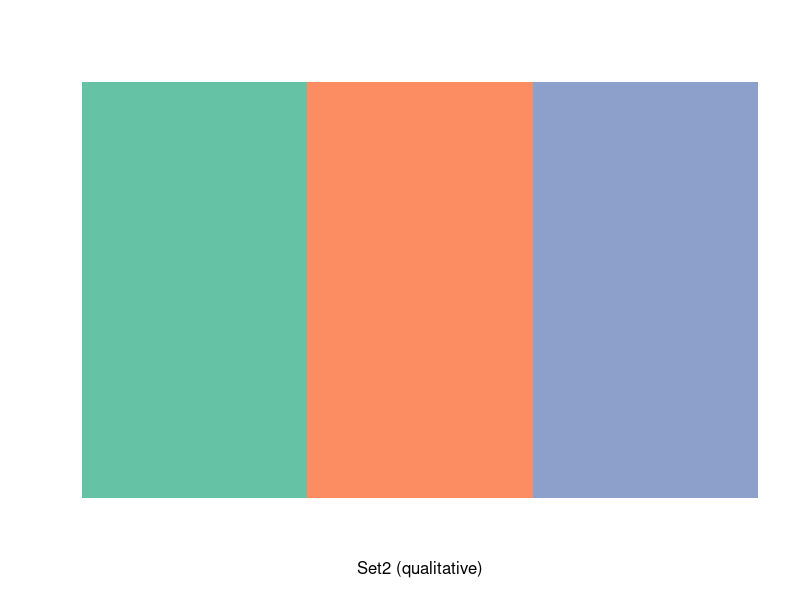
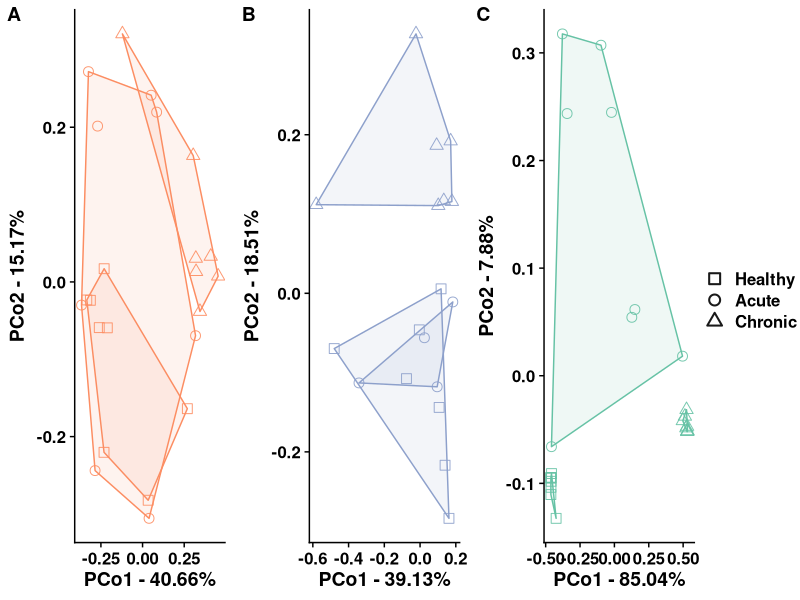
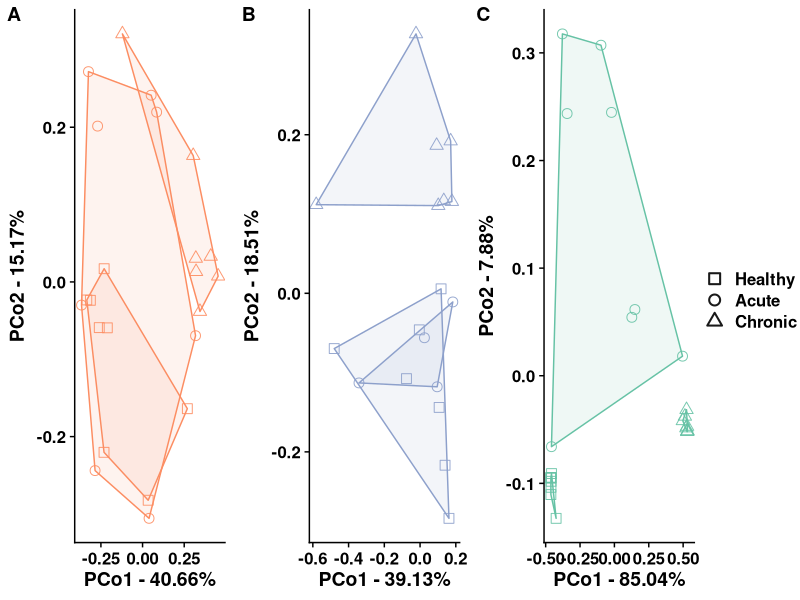

The R source for these figures, in order:
library(tidyverse)
library(RColorBrewer)
library(cowplot)
library(ggplot2)
library(dplyr)
library(plyr)
library(vegan) #2.5-7
library(ape)

set.seed(1851)
permutations = 9999

## get metadata
metadata <- read_delim("data/metadata.txt")

## get feature table and assign taxonomy as rownames
orig.table <- read_delim("data/feature_table.1488.txt") %>% 
  as.data.frame(row.names = featureid)
rownames(orig.table) <- orig.table$featureid

## Filter down metadata to points of interest
metadata.filtered <- metadata %>% 
  filter(Time_Point == 0 |
           Time_Point == 6 |
           Time_Point == 36)

# Runs BC PCoA Analysis for plotting
run_pcoa <- function(sample_type) {
  metadata.filtered <- metadata.filtered %>% filter(Sample == sample_type)

  ## Filter feature table to only samples in metadata.filtered
  ## duplicate rownames and featureid in col 1, but select will solve that
  table <- orig.table %>% 
    select(metadata.filtered$sampleid)
  # Drop 0 rows
  table <- table[rowSums(table[])>0,]
  # Transpose table
  table <- table %>% t()

  ## PCoA plots for all sample types
  #quarter root transformation of table
  table.transformed <- table^1/4

  # Calculate jaccard & bray-curtis distances
  bc_dist <- vegdist(table.transformed, method= "bray")
  
  # Calculate PCoA with BC distances
  bc_pcoa <- pcoa(bc_dist, correction = "cailliez") %>%
    mutate(percent_var = (.$values$Eigenvalues/.$trace)*100)

  ## Pull PCo1/PCo2 vectors for plotting
  # Rename values
  bc_pcoa_vectors <- bc_pcoa$vectors %>% as_tibble(rownames = "sampleid") %>%
    select(sampleid, Axis.1,Axis.2)
  colnames(bc_pcoa_vectors) <- c("sampleid", "bc_PCo1", "bc_PCo2")

  ## Pull variance represented for axis lables
  bc_variance_rep <- round(bc_pcoa$percent_var[1:2],2)

  #Join with metadata for plotting
  pcoa.vectors.metadata <- inner_join(metadata.filtered, bc_pcoa_vectors, by = "sampleid")

  ## Generate hulls
  hull <- as.data.frame(pcoa.vectors.metadata) %>%
    group_by(as.factor(Time_Point)) %>%
    slice(chull(bc_PCo1, bc_PCo2))

  output <- list(pcoa.vectors.metadata, hull, bc_variance_rep, bc_dist, metadata.filtered)

}
 
# Create pcoa plots for each sample location
bal.pcoa <- run_pcoa("BAL")
fecal.pcoa <- run_pcoa("Fecal")
op.pcoa <- run_pcoa("OP")

# Colors for plotting    
# bal
# brewer.pal(3,"Set2")[1]
# feces
# brewer.pal(3,"Set2")[2]
# op
# brewer.pal(3,"Set2")[3]

## Colors used in following PCoA plot
display.brewer.pal(3, "Set2")
bal.pcoa

# Plot BC pcoa results
plot_pcoa <- function(pcoa_object, color) {
  # plot bc pcoa for all samples
  ## Take vectors for each sample
  pcoa_object[[1]] %>% 
  ggplot(aes(x = bc_PCo1, y = bc_PCo2,
             color = as.factor(Time_Point))) +
  
  # Plots hulls for samples grouped by time
  geom_polygon(data = pcoa_object[[2]],
               aes(fill = as.factor(Time_Point),
                   color = as.factor(Time_Point)),
               alpha = 0.1,
               show.legend = FALSE) +
  
  # Plot points for each sample above convex hull
  geom_point(aes(shape = as.factor(Time_Point)),alpha = 0.9,
             size = 3) +
    
  # Add labels from pcoa calculation
  labs(x = paste("PCo1 - ",pcoa_object[[3]][1], "%", sep = ""),
       y = paste("PCo2 - ",pcoa_object[[3]][2], "%", sep = "")) +
  
  # Changes point shapes to open symbols
  scale_shape_manual(values = c(0,1,2),
                     labels = c("Healthy",
                                "Acute",
                                "Chronic"))+
  # Change color to match fig 1
   scale_color_manual(values=c(rep(brewer.pal(3, "Set2")[color],3)),
                      labels = c("Healthy",
                                 "Acute",
                                 "Chronic")) +
   scale_fill_manual(values=c(rep(brewer.pal(3, "Set2")[color],3))) +
   
  theme_cowplot() +
  
  theme(legend.title = element_blank(),
        axis.title = element_text(face = "bold"),
        axis.text = element_text (face = "bold"),
        legend.text = element_text(face = "bold"))+
   guides(alpha = "none",
          shape = guide_legend(override.aes = list(size = 4.5,
                                                   shape = c(15,16,17))))
 
}

## Plot pcoa results
bal.plot <- plot_pcoa(bal.pcoa, 1)
fecal.plot <- plot_pcoa(fecal.pcoa, 2)
op.plot <- plot_pcoa(op.pcoa, 3)

# Get legend from one of the plots
leg <- get_legend(bal.plot + guides(shape = guide_legend(override.aes = list(color = "black",
                                                                             stroke = 1.05)) ))
## Plot pcoas together without legends.
pcoa.plots <- plot_grid(fecal.plot + theme(legend.position = "none"),
          op.plot + theme(legend.position = "none"),
          bal.plot + theme(legend.position = "none"),
          nrow = 1,
          labels = "AUTO")
## Plot pcoa plots and legend
plot_grid(pcoa.plots, 
          leg, 
          rel_widths = c(0.88, 0.12))

# Save plot
ggsave("plots/bc_pcoa_split.png",
       dpi = 600,
       bg = "white",
       width = 10,
       height = 4,
       units = c("in"))



### PERMANOVA

bal.permanova <- adonis(bal.pcoa[4][[1]] ~ Time_Point, data = bal.pcoa[5][[1]], 
       permutations = permutations)
bal.permanova
# 
# Call:
#   adonis(formula = bal.pcoa[4][[1]] ~ Time_Point, data = bal.pcoa[5][[1]],      permutations = permutations) 
# 
# Permutation: free
# Number of permutations: 9999
# 
# Terms added sequentially (first to last)
# 
#                 Df  SumsOfSqs MeanSqs F.Model      R2 Pr(>F)    
#   Time_Point    1      3.6471  3.6471  45.039 0.67183  1e-04 ***
#    Residuals    22     1.7815  0.0810         0.32817           
#     Total      23      5.4285                 1.00000           
# ---
#   Signif. codes:  0 ‘***’ 0.001 ‘**’ 0.01 ‘*’ 0.05 ‘.’ 0.1 ‘ ’ 1


OP.permanova <- adonis(op.pcoa[4][[1]] ~ Time_Point, data = op.pcoa[5][[1]], 
                        permutations = permutations)
OP.permanova
# Call:
#   adonis(formula = op.pcoa[4][[1]] ~ Time_Point, data = op.pcoa[5][[1]],      permutations = permutations) 
# 
# Permutation: free
# Number of permutations: 9999
# 
# Terms added sequentially (first to last)
# 
#               Df SumsOfSqs MeanSqs F.Model    R2 Pr(>F)  
#   Time_Point  1   0.35788 0.35788  2.9348 0.155 0.0106 *
#   Residuals  16   1.95108 0.12194         0.845         
#   Total      17   2.30895                 1.000         
# ---
#   Signif. codes:  0 ‘***’ 0.001 ‘**’ 0.01 ‘*’ 0.05 ‘.’ 0.1 ‘ ’ 1


feces.permanova <- adonis(fecal.pcoa[4][[1]] ~ Time_Point, data = fecal.pcoa[5][[1]], 
                        permutations = permutations)
feces.permanova
# Call:
#   adonis(formula = fecal.pcoa[4][[1]] ~ Time_Point, data = fecal.pcoa[5][[1]],      permutations = permutations) 
# 
# Permutation: free
# Number of permutations: 9999
# 
# Terms added sequentially (first to last)
# 
#               Df SumsOfSqs MeanSqs F.Model      R2 Pr(>F)    
#   Time_Point  1    0.9760 0.97603  5.8838 0.21886  3e-04 ***
#   Residuals  21    3.4836 0.16589         0.78114           
#   Total      22    4.4596                 1.00000           
# ---
#   Signif. codes:  0 ‘***’ 0.001 ‘**’ 0.01 ‘*’ 0.05 ‘.’ 0.1 ‘ ’ 1